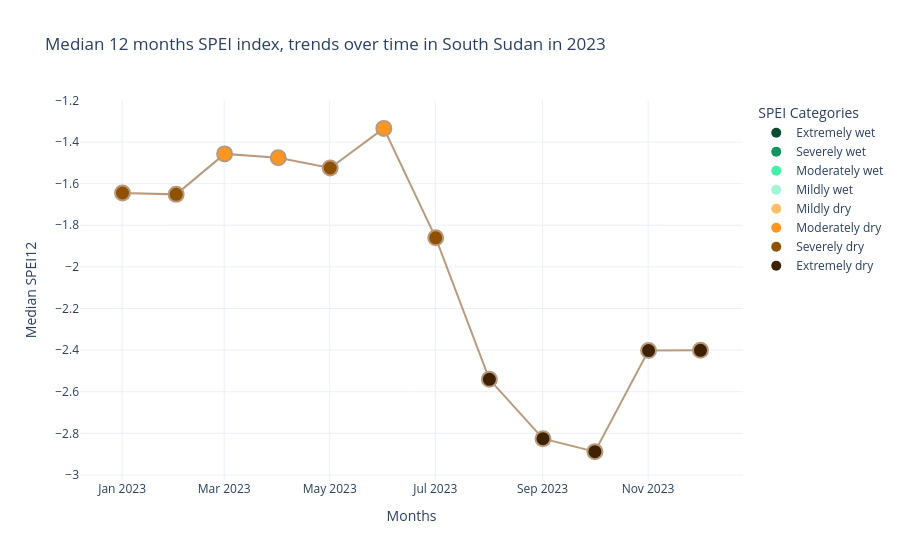

Here is the notebook cell this chart was saved with:
### Markdown cell above
A month-by-month view within a single year could help you to identify:

- **Seasonal patterns**: the line chart can highlight seasonal trends or cycles within the year. For example, you might see worsening conditions during certain months, which could correlate with typical dry seasons.
- **Consistency and variability**: the chart can reveal whether the peculiar event identified in the scatterplot is isolated to a specific month or if it persists across multiple months. If the line chart shows a consistent pattern throughout the year, it might suggest a prolonged period of drought. On the other hand, if the line chart fluctuates, the event might be more localized or temporary.

### Code cell
charts.create_linechart(stat_values, accumulation_windows, selected, placeholders)

### Figure 1 — Plotly figure (JSON) as saved in the notebook; plotly's stock layout.template omitted (floating-point values rounded to 4 significant figures)
{"data": [{"hoverinfo": "text", "line": {"color": "#B89A7D", "width": 2}, "marker": {"color": ["#8F5100", "#8F5100", "#FF961F", "#FF961F", "#8F5100", "#FF961F", "#8F5100", "#3d2100", "#3d2100", "#3d2100", "#3d2100", "#3d2100"], "line": {"color": "#B89A7D", "width": 2}, "size": 15}, "mode": "lines+markers", "name": "Median SPEI", "showlegend": false, "text": ["January 2023, median: -1.65", "February 2023, median: -1.65", "March 2023, median: -1.46", "April 2023, median: -1.48", "May 2023, median: -1.52", "June 2023, median: -1.33", "July 2023, median: -1.86", "August 2023, median: -2.54", "September 2023, median: -2.83", "October 2023, median: -2.89", "November 2023, median: -2.40", "December 2023, median: -2.40"], "type": "scatter", "x": ["2023-01-01T06:00:00.000000000", "2023-02-01T06:00:00.000000000", "2023-03-01T06:00:00.000000000", "2023-04-01T06:00:00.000000000", "2023-05-01T06:00:00.000000000", "2023-06-01T06:00:00.000000000", "2023-07-01T06:00:00.000000000", "2023-08-01T06:00:00.000000000", "2023-09-01T06:00:00.000000000", "2023-10-01T06:00:00.000000000", "2023-11-01T06:00:00.000000000", "2023-12-01T06:00:00.000000000"], "y": [-1.645, -1.652, -1.457, -1.475, -1.525, -1.334, -1.86, -2.54, -2.826, -2.888, -2.402, -2.401]}, {"hoverinfo": "none", "legendgroup": "colors", "marker": {"color": "#074B30", "size": 10}, "mode": "markers", "name": "Extremely wet", "showlegend": true, "type": "scatter", "x": [null], "y": [null]}, {"hoverinfo": "none", "legendgroup": "colors", "marker": {"color": "#0D965f", "size": 10}, "mode": "markers", "name": "Severely wet", "showlegend": true, "type": "scatter", "x": [null], "y": [null]}, {"hoverinfo": "none", "legendgroup": "colors", "marker": {"color": "#43EFAA", "size": 10}, "mode": "markers", "name": "Moderately wet", "showlegend": true, "type": "scatter", "x": [null], "y": [null]}, {"hoverinfo": "none", "legendgroup": "colors", "marker": {"color": "#A1F7D5", "size": 10}, "mode": "markers", "name": "Mildly wet", "showlegend": true, "type": "scatter", "x": [null], "y": [null]}, {"hoverinfo": "none", "legendgroup": "colors", "marker": {"color": "#FFBF69", "size": 10}, "mode": "markers", "name": "Mildly dry", "showlegend": true, "type": "scatter", "x": [null], "y": [null]}, {"hoverinfo": "none", "legendgroup": "colors", "marker": {"color": "#FF961F", "size": 10}, "mode": "markers", "name": "Moderately dry", "showlegend": true, "type": "scatter", "x": [null], "y": [null]}, {"hoverinfo": "none", "legendgroup": "colors", "marker": {"color": "#8F5100", "size": 10}, "mode": "markers", "name": "Severely dry", "showlegend": true, "type": "scatter", "x": [null], "y": [null]}, {"hoverinfo": "none", "legendgroup": "colors", "marker": {"color": "#3d2100", "size": 10}, "mode": "markers", "name": "Extremely dry", "showlegend": true, "type": "scatter", "x": [null], "y": [null]}], "layout": {"autosize": true, "legend": {"title": {"text": "SPEI Categories"}}, "plot_bgcolor": "rgba(0, 0, 0, 0)", "title": {"text": "Median 12 months SPEI index, trends over time in South Sudan in 2023"}, "xaxis": {"autorange": true, "range": ["2022-12-09 02:53:31.6742", "2023-12-24 09:06:28.3258"], "title": {"text": "Months"}, "type": "date"}, "yaxis": {"autorange": true, "range": [-3.019, -1.203], "title": {"text": "Median SPEI12"}, "type": "linear", "zeroline": true, "zerolinecolor": "#D3D3D3", "zerolinewidth": 1}}}
